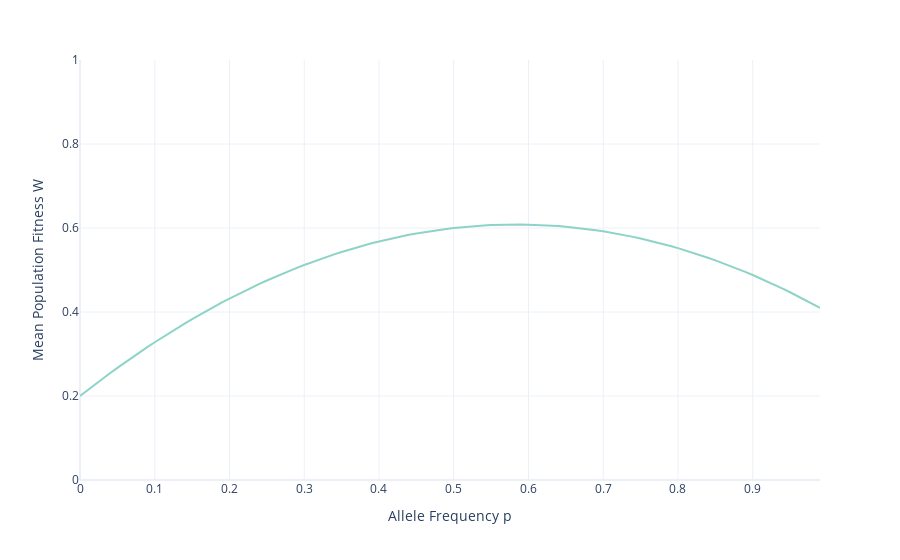
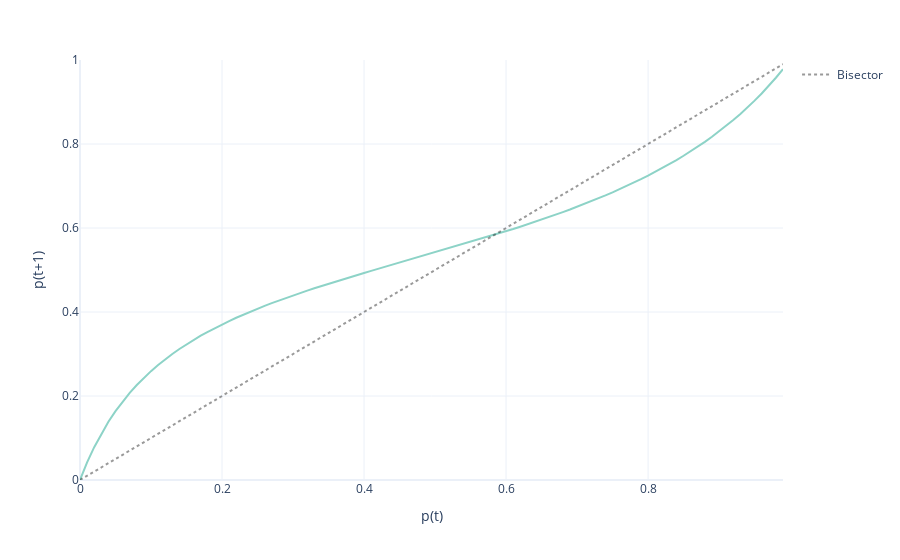

Notebook source saved alongside these figures, in order:
### Code cell
w11 = 0.4
w12 = 0.9
w22 = 0.2
land1 = landscape2d(w11,w12,w22)
